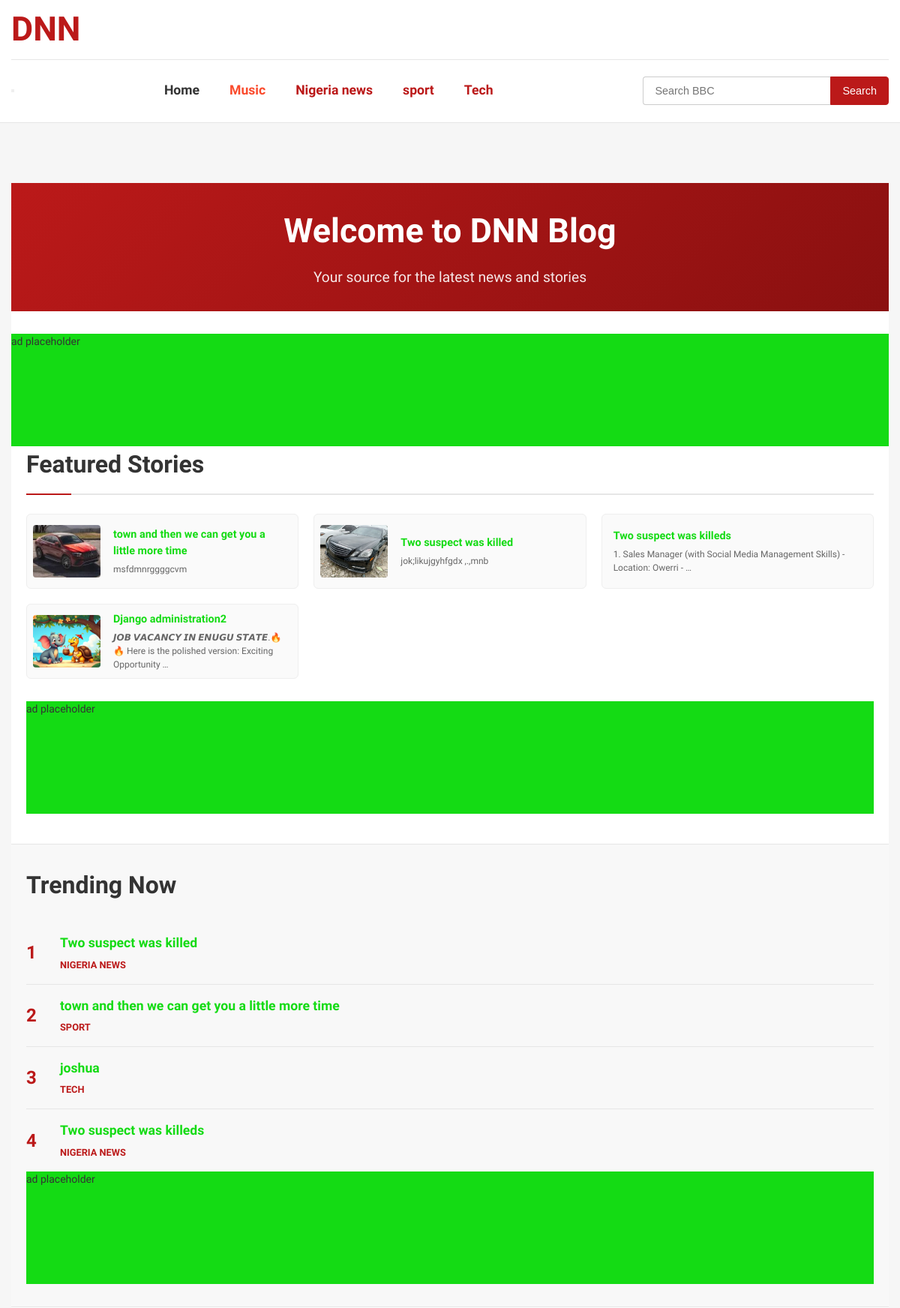
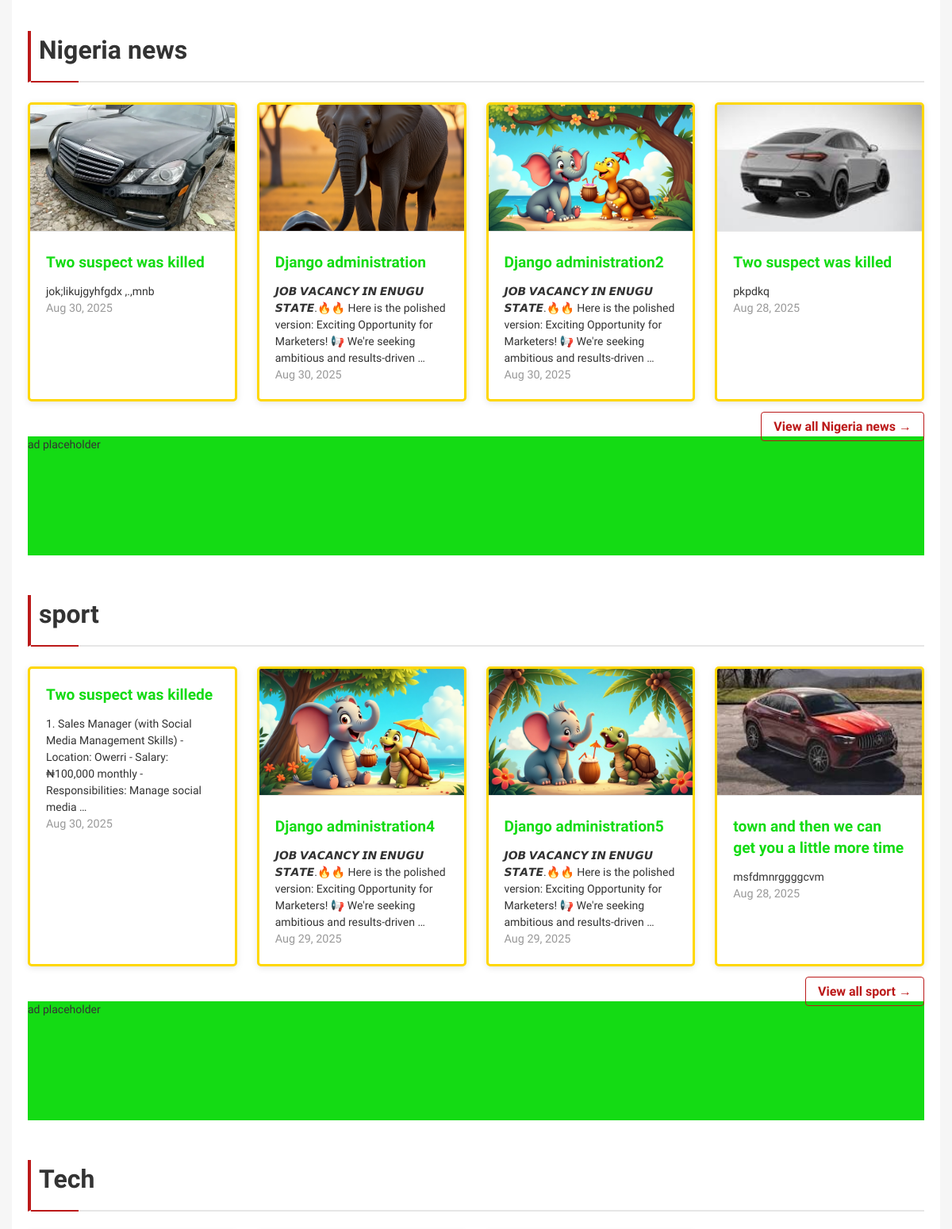
The page / (upper part) on the database its author committed (2 pictures, top to bottom).
### news/models.py (models this page shows, shortened)
class Category(MPTTModel):
    name = models.CharField(max_length=100)
    slug = models.SlugField(unique=True)
    parent = TreeForeignKey('self', on_delete=models.CASCADE, null=True, blank=True, related_name='children')
    color = models.CharField(max_length=7, default='#bb1919', help_text="Hex color code for category (e.g., #bb1919 for News)")
    order = models.PositiveIntegerField(default=0)
    is_main_nav = models.BooleanField(default=False, help_text="Display this category in the main navigation")
    class MPTTMeta:
        order_insertion_by = ['order', 'name']
    class Meta:
        verbose_name_plural = "Categories"

class Post(models.Model):
    title = models.CharField(max_length=200)
    slug = models.SlugField(unique=True)
    content = models.TextField()
    excerpt = models.TextField(max_length=300, blank=True)
    author = models.ForeignKey(User, on_delete=models.CASCADE)
    category = models.ForeignKey(Category, on_delete=models.CASCADE)
    image = models.ImageField(upload_to='posts/', blank=True, null=True)
    created_date = models.DateTimeField(default=timezone.now)
    published_date = models.DateTimeField(blank=True, null=True)
    is_published = models.BooleanField(default=False)
    is_featured = models.BooleanField(default=False)
    is_trending = models.BooleanField(default=False)

### news/views.py (the view)
# urls.py: path('', views.home, name='home'),
def home(request):
    main_categories = Category.objects.filter(is_main_nav=True, parent__isnull=True)
    featured_posts = Post.objects.filter(is_featured=True, is_published=True)[:4]
    trending_posts = Post.objects.filter(is_trending=True, is_published=True)[:4]
    category_posts = {}
    for category in main_categories:
        all_categories = category.get_descendants(include_self=True)
        posts = Post.objects.filter(
            category__in=all_categories,
            is_published=True
        ).order_by('-published_date')[:4]
        category_posts[category] = posts
    context = {
        'featured_posts': featured_posts,
        'trending_posts': trending_posts,
        'category_posts': category_posts,
        'main_categories': main_categories,
    }
    return render(request, 'blog/home.html', context)

### news/templates/blog/home.html
{% extends 'blog/base.html' %}
{% load static %}
{% block content %}
<div class="bbc-container">
    <div class="welcome-section">
        <h1>Welcome to DNN Blog</h1>
        <p>Your source for the latest news and stories</p>
    </div>
            <div style="height: 150px; width: 100%; background-color: #14db14;"> ad placeholder</div>
    {% if featured_posts %}
    <section class="featured-section">
        <h2 class="section-title">Featured Stories</h2>
        <div class="featured-grid">
            {% for post in featured_posts %}
            <div class="featured-item">
                {% if post.image %}
                <img src="{{ post.image.url }}" alt="{{ post.title }}" class="featured-image">
                {% endif %}
                <div class="featured-content">
                    <h3><a href="{% url 'post_detail' post.slug %}" style="color:  #14db14;">{{ post.title }}</a></h3>
                    <p>{{ post.excerpt|truncatewords:12 }}</p>
                </div>
            </div>
            {% endfor %}
        </div>
                <div style="height: 150px; width: 100%; background-color: #14db14;"> ad placeholder</div>
    </section>
    {% endif %}
    {% if trending_posts %}
    <section class="trending-section">
        <h2 class="section-title">Trending Now</h2>
        <div class="trending-grid">
            {% for post in trending_posts %}
            <div class="trending-item">
                <span class="trending-number">{{ forloop.counter }}</span>
                <div class="trending-content">
                    <h4><a href="{% url 'post_detail' post.slug %}" style="color:  #14db14;">{{ post.title }}</a></h4>
                    <span class="category-tag" style="color: {{ post.category.color }};">
                        {{ post.category.name }}
                    </span>
                </div>
            </div>
            {% endfor %}
        </div>
                <div style="height: 150px; width: 100%; background-color: #14db14;"> ad placeholder</div>
    </section>
    {% endif %}
    {% for category, posts in category_posts.items %}
    <section class="category-section">
        <h2 class="section-title" style="border-left: 4px solid {{ category.color }}; padding-left: 10px;">
            {{ category.name }}
        </h2>
        <div class="category-grid">
            {% for post in posts %}
            <article class="post-card">
                {% if post.image %}
                <img src="{{ post.image.url }}" alt="{{ post.title }}" class="post-image">
                {% endif %}
                <div class="post-content">
                    <h3><a href="{% url 'post_detail' post.slug %}" style="color:  #14db14;">{{ post.title }}</a></h3>
                    <p>{{ post.excerpt|truncatewords:20}}</p>
                    <div class="post-meta">
                        <span class="post-date">{{ post.published_date|date:"M d, Y" }}</span>
                    </div>
                </div>
            </article>
            {% endfor %}
        </div>
        <div class="view-all">
            <a href="{% url 'category_posts' category.slug %}" class="view-all-link">View all {{ category.name }} →</a>
        </div>
        <div style="height: 150px; width: 100%; background-color: #14db14;"> ad placeholder</div>
    </section>
    {% endfor %}
</div>
{% endblock %}

### news/templates/blog/base.html (shortened to what this page needs)
<!DOCTYPE html>
{% load static %}
<html lang="en">
<head>
    <link rel="stylesheet" href="{% static 'news/css/bbc-style.css' %}">
</head>
<body>
    <header class="bbc-header">
        <div class="header-container">
            <div class="header-top">
                <div class="bbc-logo">
                    <span class="logo-text">DNN</span>
                </div>
            </div>
            <nav class="bbc-nav" id="mainNav" >
                <button class="close-menu" aria-label="Close menu"></button>
                <ul class="nav-list">
                    <li class="nav-item"><a href="{% url 'home' %}" class="nav-link">Home</a></li>
                    <li class="nav-item"><a href="{% url 'music_list' %}" class="nav-link" style="color: #fa4b2d;">Music</a></li>
                    {% for category in main_categories %}
                    <li class="nav-item">
                        <a href="{% url 'category_posts' category.slug %}" class="nav-link" style="color: {{ category.color }};">
                            {{ category.name }}
                        </a>
                    </li>
                    {% endfor %}
                </ul>
                <div class="nav-search">
                    <form action="{% url 'search_posts' %}" method="get" class="search-form">
                        <input type="text" name="q" placeholder="Search BBC" class="search-input">
                        <button type="submit" class="search-button">Search</button>
                    </form>
                </div>
            </nav>
        </div>
    </header>
    <main class="main-content">
        {% block content %}
        {% endblock %}
    </main>
</body>
</html>

### rows shown on the page
Category: name "Nigeria news"
Category: name "sport"
Category: name "Tech"
Post: image (picture), title "town and then we can get you a little more time", excerpt "msfdmnrggggcvm", category.name "SPORT", published_date "Aug 28, 2025"
Post: image (picture), title "Two suspect was killed", excerpt "jok;likujgyhfgdx ,.,mnb", published_date "Aug 30, 2025"
Post: title "Two suspect was killeds", excerpt "1. Sales Manager (with Social Media Management Skills) - Location: Owerri - …", category.name "NIGERIA NEWS"
Post: image (picture), title "Django administration2", excerpt "𝙅𝙊𝘽 𝙑𝘼𝘾𝘼𝙉𝘾𝙔 𝙄𝙉 𝙀𝙉𝙐𝙂𝙐 𝙎𝙏𝘼𝙏𝙀.🔥🔥 Here is the polished version: Exciting Opportunity …", excerpt "𝙅𝙊𝘽 𝙑𝘼𝘾𝘼𝙉𝘾𝙔 𝙄𝙉 𝙀𝙉𝙐𝙂𝙐 𝙎𝙏𝘼𝙏𝙀.🔥🔥 Here is the polished version: Exciting Opportunity for Marketers! 📢 We're seeking ambitious and results-driven …", published_date "Aug 30, 2025"
Post: title "Two suspect was killed", category.name "NIGERIA NEWS", image (picture), excerpt "pkpdkq", published_date "Aug 28, 2025"
Post: title "joshua", category.name "TECH"
Post: image (picture), title "Django administration", excerpt "𝙅𝙊𝘽 𝙑𝘼𝘾𝘼𝙉𝘾𝙔 𝙄𝙉 𝙀𝙉𝙐𝙂𝙐 𝙎𝙏𝘼𝙏𝙀.🔥🔥 Here is the polished version: Exciting Opportunity for Marketers! 📢 We're seeking ambitious and results-driven …", published_date "Aug 30, 2025"
Post: title "Two suspect was killede", excerpt "1. Sales Manager (with Social Media Management Skills) - Location: Owerri - Salary: ₦100,000 monthly - Responsibilities: Manage social media …", published_date "Aug 30, 2025"
Post: image (picture), title "Django administration4", excerpt "𝙅𝙊𝘽 𝙑𝘼𝘾𝘼𝙉𝘾𝙔 𝙄𝙉 𝙀𝙉𝙐𝙂𝙐 𝙎𝙏𝘼𝙏𝙀.🔥🔥 Here is the polished version: Exciting Opportunity for Marketers! 📢 We're seeking ambitious and results-driven …", published_date "Aug 29, 2025"
Post: image (picture), title "Django administration5", excerpt "𝙅𝙊𝘽 𝙑𝘼𝘾𝘼𝙉𝘾𝙔 𝙄𝙉 𝙀𝙉𝙐𝙂𝙐 𝙎𝙏𝘼𝙏𝙀.🔥🔥 Here is the polished version: Exciting Opportunity for Marketers! 📢 We're seeking ambitious and results-driven …", published_date "Aug 29, 2025"
